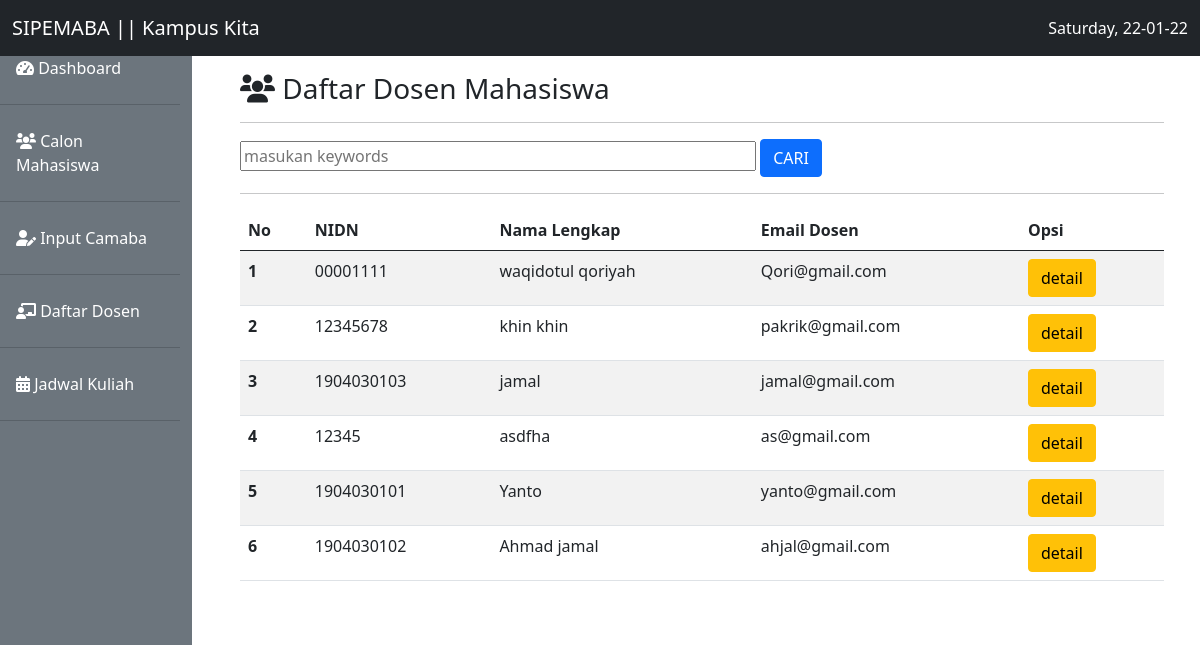
Page /dosen.php on the earlier database version.
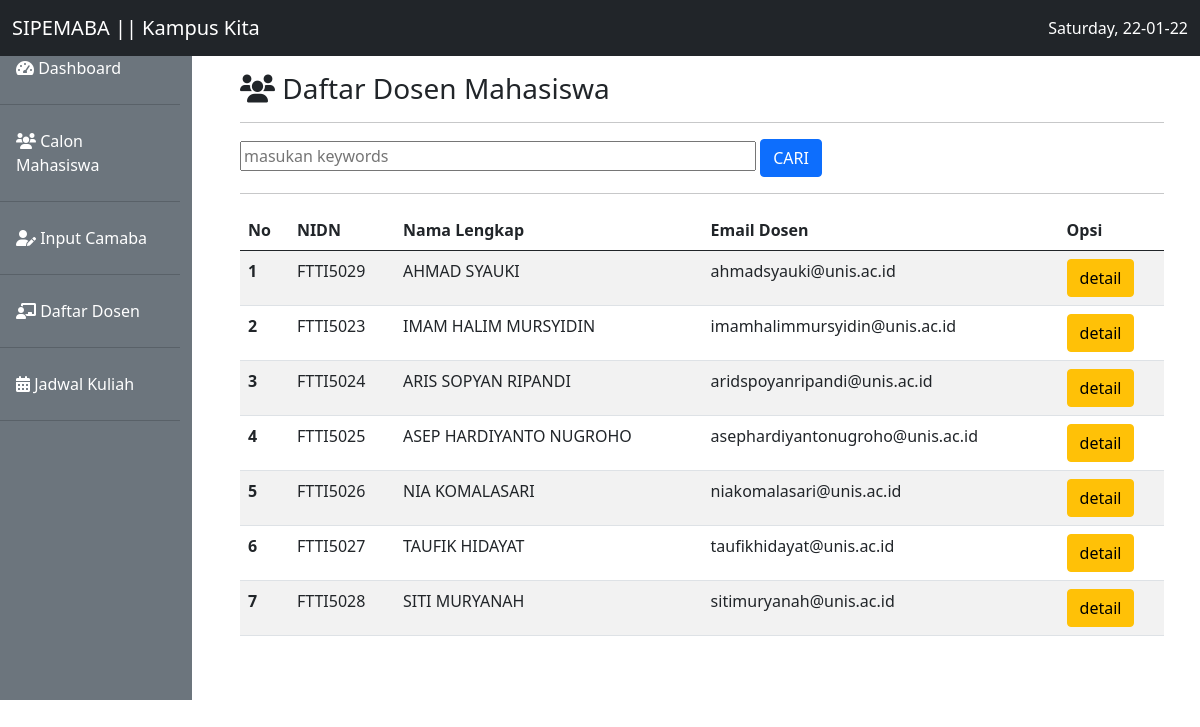
Same page on the later database version.
### tables this page shows
CREATE TABLE `dosen_unis` (
  `id` int(11) NOT NULL,
  `nidn` varchar(15) NOT NULL,
  `nama` varchar(40) NOT NULL,
  `email` varchar(50) NOT NULL,
  `jenis_kelamin` varchar(11) NOT NULL,
  `alamat` varchar(255) NOT NULL,
  `agama` varchar(10) NOT NULL,
  `pend1` varchar(40) NOT NULL,
  `pend2` varchar(40) NOT NULL,
  `pend3` varchar(40) NOT NULL,
  `foto_dosen` varchar(15) NOT NULL
);

### functions.php (called while the page is built, shortened)
<?php
$conn = mysqli_connect('localhost', 'root', '', 'kampuskita');
function query($query)
{
  global $conn;
  $result = mysqli_query($conn, $query);
  $rows = [];
  while ($row = mysqli_fetch_assoc($result)) {
    $rows[] = $row;
  }
  return $rows;
}

### dosen.php (the view, shortened to what this page needs)
<?php
require 'functions.php';
$camaba = query("SELECT * FROM dosen_unis");
?>
<!doctype html>
<html lang="en">
<head>
  <link href="tema/bootstrap/css/bootstrap.min.css" rel="stylesheet">
  <link rel="stylesheet" href="tema/fontawesome/css/all.min.css">
</head>
<body>
  <nav class="navbar navbar-expand-lg navbar-light bg-dark fixed-top">
    <div class="container-fluid">
      <a class="navbar-brand text-white" href="#">SIPEMABA || Kampus Kita</a>
      <div class="collapse navbar-collapse" id="navbarSupportedContent">
        <div class="text-white">
          <?php echo date("l, d-m-y"); ?>
        </div>
      </div>
    </div>
  </nav>
  <div class="row mt-4">
    <div class="col-md-2 mr-2 pr-3 pt-4 bg-secondary">
      <ul class="nav flex-column">
        <li class="nav-item">
          <a class="nav-link text-white" aria-current="page" href="#"><i class="fas fa-tachometer-alt"></i> Dashboard</a>
          <hr class="bg-dark">
        </li>
        <li class="nav-item">
          <a class="nav-link text-white" href="index.php"><i class="fas fa-users"></i> Calon Mahasiswa</a>
          <hr>
        </li>
        <li class="nav-item">
          <a class="nav-link text-white" href="tambah.php"><i class="fas fa-user-edit"></i> Input Camaba</a>
          <hr>
        </li>
        <li class="nav-item">
          <a class="nav-link text-white" href="dosen.php"><i class="fas fa-chalkboard-teacher"></i> Daftar Dosen</a>
          <hr>
        </li>
        <li class="nav-item">
          <a class="nav-link text-white" href="#"><i class="fas fa-calendar-alt"></i> Jadwal Kuliah</a>
          <hr>
        </li>
      </ul>
    </div>
    <div class="col-md-10 p-5 pt-5">
      <h3> <i class="fas fa-users"></i> Daftar Dosen Mahasiswa </h3>
      <hr>
      <form action="" method="POST">
        <input type="text" id="keyword" size="50" name="keyword" placeholder="masukan keywords" autocomplete="off">
        <button type="submit" class="btn btn-primary" name="cari_dosen">CARI</button>
      </form>
      <hr>
      <table class="table table-striped">
        <thead>
          <tr>
            <th scope="col">No</th>
            <th scope="col">NIDN</th>
            <th scope="col">Nama Lengkap</th>
            <th scope="col">Email Dosen</th>
            <th scope="col">Opsi</th>
          </tr>
        </thead>
        <tbody>
          <?php $no = 1; ?>
          <?php foreach ($camaba  as  $cmb) : ?>
            <tr>
              <th scope="row"> <?php echo $no; ?> </th>
              <td><?php echo $cmb["nidn"]; ?></td>
              <td><?php echo $cmb["nama"]; ?></td>
              <td><?php echo $cmb["email"]; ?></td>
              <td> <a href="detail_dosen.php?id=<?= $cmb['id']; ?>" class="btn btn-warning" role="button">detail</a></td>
            </tr>
            <?php $no++; ?>
          <?php endforeach ?>
        </tbody>
      </table>
    </div>
  </div>
</body>
</html>

Differences in the rows shown:
removed dosen_unis: nidn "00001111", nama "waqidotul qoriyah", email "Qori@gmail.com"
removed dosen_unis: nidn "12345678", nama "khin khin", email "pakrik@gmail.com"
removed dosen_unis: nidn "1904030103", nama "jamal", email "jamal@gmail.com"
removed dosen_unis: nidn "12345", nama "asdfha", email "as@gmail.com"
removed dosen_unis: nidn "1904030101", nama "Yanto", email "yanto@gmail.com"
removed dosen_unis: nidn "1904030102", nama "Ahmad jamal", email "ahjal@gmail.com"
added dosen_unis: nidn "FTTI5029", nama "AHMAD SYAUKI", email "ahmadsyauki@unis.ac.id"
added dosen_unis: nidn "FTTI5023", nama "IMAM HALIM MURSYIDIN", email "imamhalimmursyidin@unis.ac.id"
added dosen_unis: nidn "FTTI5024", nama "ARIS SOPYAN RIPANDI", email "aridspoyanripandi@unis.ac.id"
added dosen_unis: nidn "FTTI5025", nama "ASEP HARDIYANTO NUGROHO", email "asephardiyantonugroho@unis.ac.id"
added dosen_unis: nidn "FTTI5026", nama "NIA KOMALASARI", email "niakomalasari@unis.ac.id"
added dosen_unis: nidn "FTTI5027", nama "TAUFIK HIDAYAT", email "taufikhidayat@unis.ac.id"
added dosen_unis: nidn "FTTI5028", nama "SITI MURYANAH", email "sitimuryanah@unis.ac.id"
